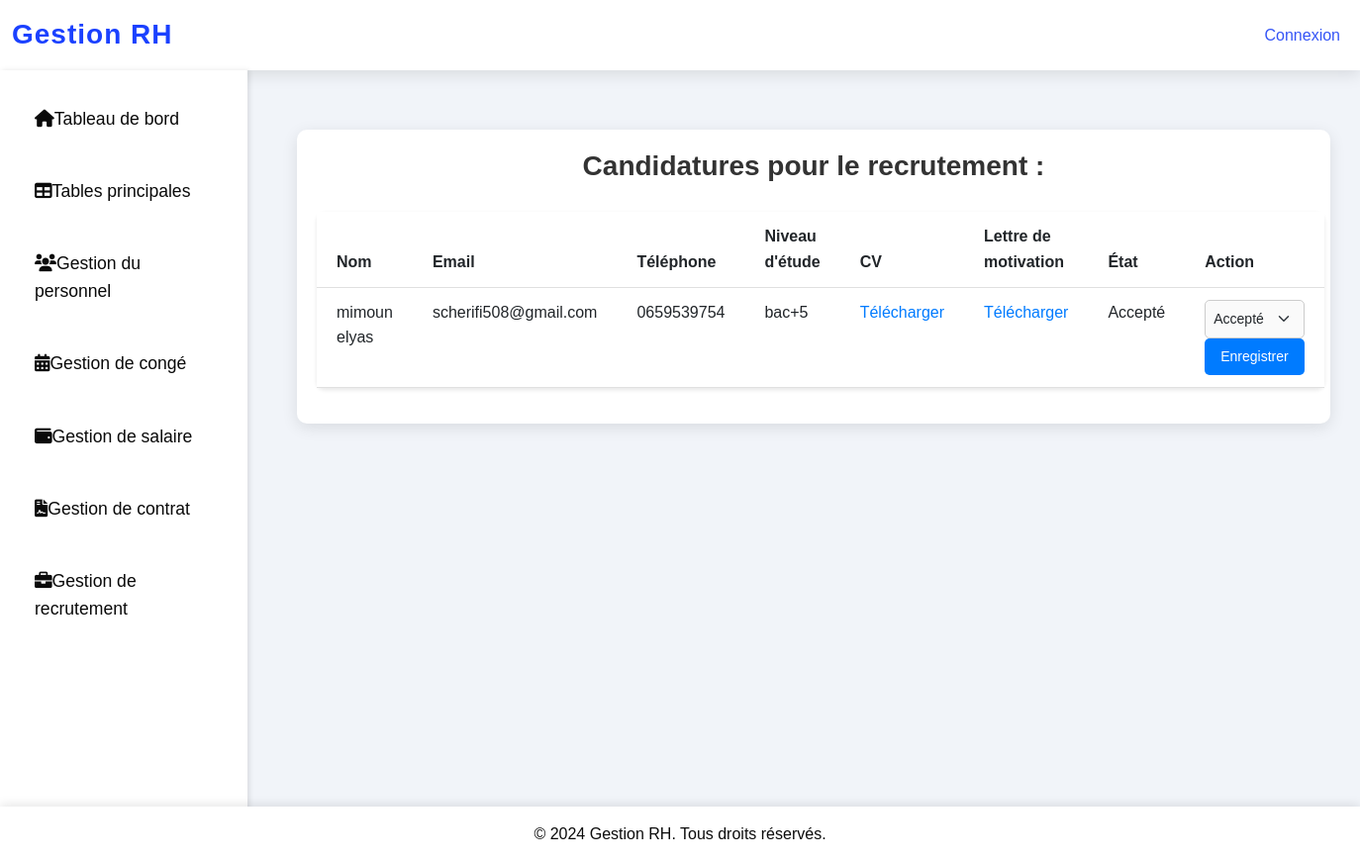
/gestion/gestion_candidatures/, run on an earlier commit of the app's database.
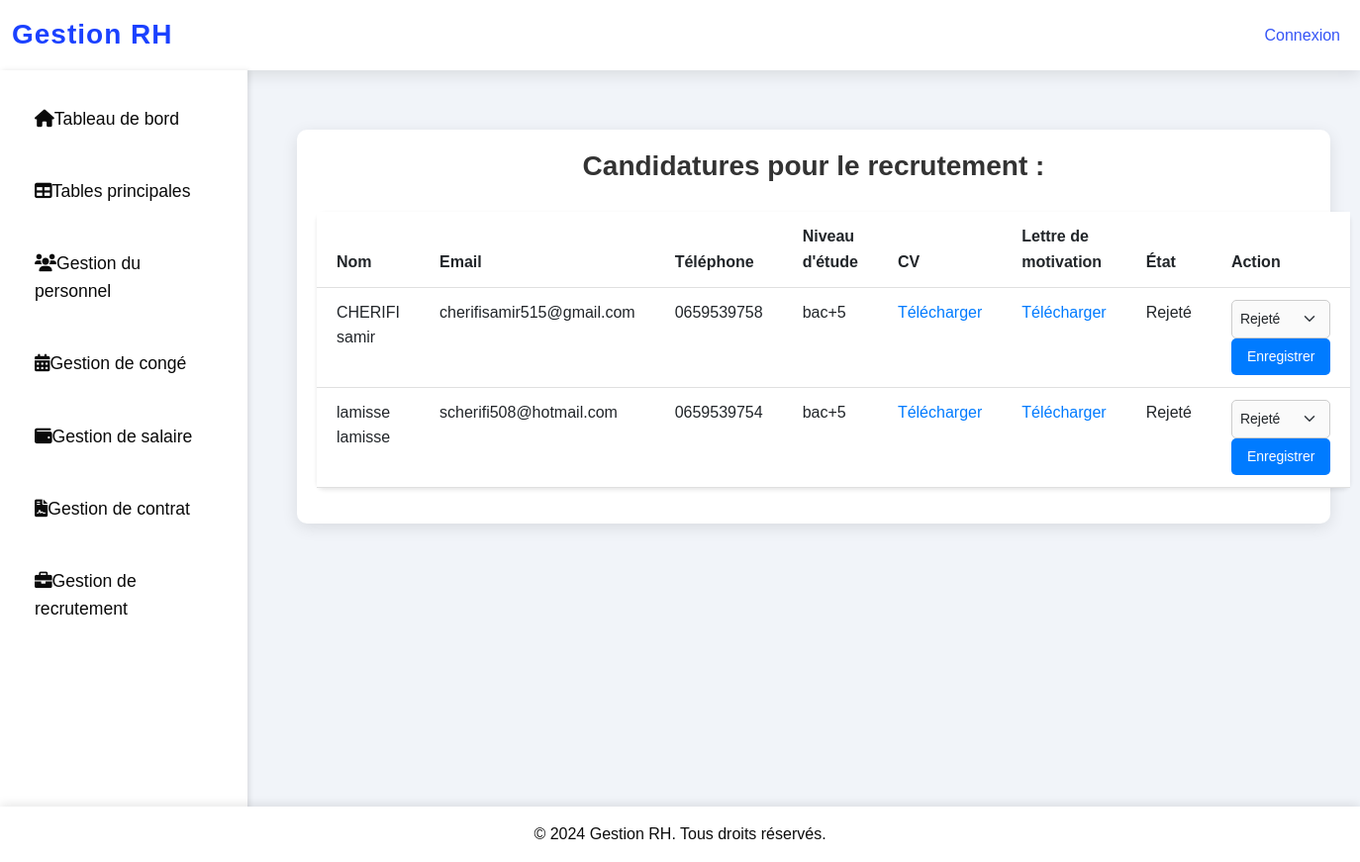
And on a later commit of the database.
### gestion/models.py (models this page shows, shortened)
class Candidature(models.Model):
    recrutement = models.ForeignKey(Recrutement, on_delete=models.CASCADE, related_name="candidatures")
    nom = models.CharField(max_length=50)
    prenom = models.CharField(max_length=50)
    genre = models.CharField(max_length=10, choices=[('Homme', 'Homme'), ('Femme', 'Femme')], default='Homme')
    date_naissance = models.DateField(null=True, blank=True)
    email = models.EmailField()
    telephone = models.CharField(max_length=15, null=True, blank=True)
    niveau_etude = models.CharField(max_length=50, null=True, blank=True)
    lettre_motivation = models.FileField(upload_to='lettres/', null=True, blank=True)
    cv = models.FileField(upload_to='cvs/')
    etat = models.CharField(max_length=20, choices=[
        ('reçu', 'Reçu'),
        ('en_cours', 'En cours de traitement'),
        ('accepté', 'Accepté'),
        ('rejeté', 'Rejeté'),
    ], default='reçu')

### gestion/views.py (the view)
# urls.py: path('gestion_candidatures/', views.Gestion_candidature, name='Gestion_candidature'),
def Gestion_candidature(request):
    candidatures = Candidature.objects.all()
    return render(request, 'gestion_recrutements.html', {'candidatures':candidatures})

### gestion/templates/gestion_recrutements.html (shortened to what this page needs)
{% extends 'base.html' %}
{% block content %}
<!DOCTYPE html>
<html lang="fr">
<head>
</head>
<body>
    <div class="container">
        <h2 class="page-title">Candidatures pour le recrutement : {{ recrutement.poste }}</h2>
        <table class="table">
            <thead>
                <tr>
                    <th>Nom</th>
                    <th>Email</th>
                    <th>Téléphone</th>
                    <th>Niveau d'étude</th>
                    <th>CV</th>
                    <th>Lettre de motivation</th>
                    <th>État</th>
                    <th>Action</th>
                </tr>
            </thead>
            <tbody>
                {% for candidature in candidatures %}
                <tr>
                    <td>{{ candidature.nom }} {{ candidature.prenom }}</td>
                    <td>{{ candidature.email }}</td>
                    <td>{{ candidature.telephone }}</td>
                    <td>{{ candidature.niveau_etude }}</td>
                    <td><a href="{{ candidature.cv.url }}" target="_blank">Télécharger</a></td>
                    <td>
                        {% if candidature.lettre_motivation %}
                        <a href="{{ candidature.lettre_motivation.url }}" target="_blank">Télécharger</a>
                        {% else %}
                        Non fourni
                        {% endif %}
                    </td>
                    <td>{{ candidature.get_etat_display }}</td>
                    <td>
                        <form method="POST" action="{% url 'update_candidature' candidature.id %}">
                            <select name="etat" class="form-select">
                                <option value="accepté" {% if candidature.etat == 'accepté' %}selected{% endif %}>Accepté</option>
                                <option value="rejeté" {% if candidature.etat == 'rejeté' %}selected{% endif %}>Rejeté</option>
                            </select>
                            <button type="submit" class="btn">Enregistrer</button>
                        </form>
                    </td>
                </tr>
                {% endfor %}
            </tbody>
        </table>
    </div>
</body>
</html>
{% endblock %}

What changed in the data, as far as the page shows it:
removed Candidature: nom "mimoun", prenom "elyas", email "scherifi508@gmail.com", telephone "0659539754", niveau_etude "bac+5", etat "Accepté"
added Candidature: nom "CHERIFI", prenom "samir", email "cherifisamir515@gmail.com", telephone "0659539758", niveau_etude "bac+5", etat "Rejeté"
added Candidature: nom "lamisse", prenom "lamisse", email "scherifi508@hotmail.com", telephone "0659539754", niveau_etude "bac+5", etat "Rejeté"
